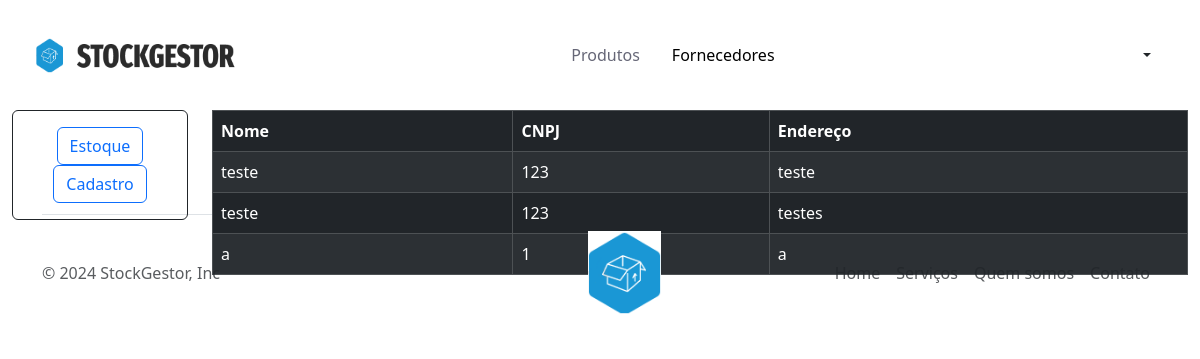
/lista_fornecedores, run on the app's committed database.
### app_gestor/models.py (models this page shows)
class Fornecedores(models.Model):
    nome_empresa = models.CharField(max_length = 40)
    cnpj = models.CharField(max_length = 18)
    inscricao_estadual = models.CharField(max_length = 15)
    inscricao_municipal = models.CharField(max_length = 15)
    endereco = models.CharField(max_length = 40, default="NULL")
    uf = models.CharField(max_length = 2, default="NULL")
    fornecedor_email = models.EmailField(max_length = 40)
    fornecedor_telefone = models.CharField(max_length = 12)

### app_gestor/views.py (the view)
# urls.py: path('lista_fornecedores', views.lista_fornecedores, name='lista_fornecedores'),
def lista_fornecedores(request):
    fornecedores = Fornecedores.objects.all()
    return render(request, 'app_gestor/lista_fornecedores.html', {'fornecedores': fornecedores})

### app_gestor/templates/app_gestor/lista_fornecedores.html (shortened to what this page needs)
{% extends 'app_gestor/base.html' %}
{% load static %}
{% block navbar %}
<nav class="navbar navbar-expand-lg sticky-top">
    <div class="container-fluid">
        <a class="navbar-brand me-auto" href="#">
            <img src="{% static 'app_gestor/img/logo_w.png' %}" width="200" height="35">
        </a>
        <div class="offcanvas offcanvas-end" tabindex="-1" id="offcanvasNavbar" aria-labelledby="offcanvasNavbarLabel">
            <div class="offcanvas-body">
                <ul class="navbar-nav justify-content-center flex-grow-1 pe-3">
                    <li class="nav-item">
                        <a class="nav-link mx-lg-2" href="{% url 'cadastro_produto' %}">Produtos</a>
                    </li>
                    <li class="nav-item">
                        <a class="nav-link mx-lg-2 active" href="{% url 'lista_fornecedores' %}">Fornecedores</a>
                    </li>
                </ul>
            </div>
        </div>
        <div class="dropdown">
            <button class="btn btn-default dropdown-toggle" type="button" id="menu1" data-toggle="dropdown">
            </button>
        </div>
    </div>
</nav>
{% endblock navbar %}
{% block content %}
<main>
    <div class="container-fluid">
        <div class="row">
            <div class="col">
                <div class="border border-dark p-3 rounded">
                    <ul class="list-group text-center">
                        <a href="{% url 'lista_produtos' %}">
                            <button type="button"
                                class="btn btn-outline-primary btn-block btn-fixed-width">Estoque</button>
                        </a>
                        <a href="{% url 'logado' %}">
                            <button type="button"
                                class="btn btn-outline-primary btn-block btn-fixed-width">Cadastro</button>
                        </a>
                    </ul>
                </div>
            </div>
            <div class="col-10">
                <table class="table table-dark table-bordered table-striped">
                    <thead>
                        <tr>
                            <th>Nome</th>
                            <th>CNPJ</th>
                            <th>Endereço</th>
                        </tr>
                    </thead>
                    <tbody>
                        {% for fornecedor in fornecedores %}
                        <tr>
                            <td>{{ fornecedor.nome_empresa }}</td>
                            <td>{{ fornecedor.cnpj }}</td>
                            <td>{{ fornecedor.endereco }}</td>
                        </tr>
                        {% endfor %}
                    </tbody>
                </table>
            </div>
        </div>
    </div>
</main>
{% endblock content %}

### app_gestor/static/app_gestor/css/style.css (style rules this page uses)
.navbar { background: #fff; height: 70px; margin: 20px; border-radius: 20px; padding: 0.25rem; }
.nav-link { color: #666777; font-weight: 500; position: relative; }
.navbar-link:hover, .nav-link.active { color: #000; }
.nav-link::before { content: ""; position: absolute; bottom: 0; left: 50%; transform: translateX(-50%); width: 0; height: 2px; background-color: #22a0de; visibility: hidden; transition: 0.3s ease-in-out; }
main { height: 10vh; }

### data on the page
Fornecedores: nome_empresa "teste", cnpj "123", endereco "teste"
Fornecedores: nome_empresa "teste", cnpj "123", endereco "testes"
Fornecedores: nome_empresa "a", cnpj "1", endereco "a"
